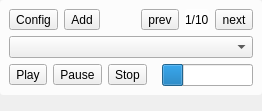
<?xml version="1.0" encoding="UTF-8"?>
<ui version="4.0">
 <class>PlayerWidget</class>
 <widget class="QWidget" name="PlayerWidget">
  <property name="geometry">
   <rect>
    <x>0</x>
    <y>0</y>
    <width>262</width>
    <height>111</height>
   </rect>
  </property>
  <property name="windowTitle">
   <string>Form</string>
  </property>
  <layout class="QVBoxLayout" name="verticalLayout">
   <property name="spacing">
    <number>0</number>
   </property>
   <property name="leftMargin">
    <number>0</number>
   </property>
   <property name="topMargin">
    <number>0</number>
   </property>
   <property name="rightMargin">
    <number>0</number>
   </property>
   <property name="bottomMargin">
    <number>0</number>
   </property>
   <item>
    <widget class="QFrame" name="frame">
     <property name="styleSheet">
      <string notr="true">QFrame{ background: rgba(255,255,255,200); border-radius: 3px; }
QToolButton::menu-indicator{ image: none; }</string>
     </property>
     <property name="frameShape">
      <enum>QFrame::StyledPanel</enum>
     </property>
     <property name="frameShadow">
      <enum>QFrame::Raised</enum>
     </property>
     <layout class="QVBoxLayout" name="verticalLayout_2">
      <item>
       <layout class="QHBoxLayout" name="horizontalLayout_2">
        <item>
         <widget class="QToolButton" name="tool_config">
          <property name="text">
           <string notr="true">Config</string>
          </property>
          <property name="popupMode">
           <enum>QToolButton::InstantPopup</enum>
          </property>
         </widget>
        </item>
        <item>
         <widget class="QToolButton" name="tool_add">
          <property name="text">
           <string notr="true">Add</string>
          </property>
          <property name="popupMode">
           <enum>QToolButton::InstantPopup</enum>
          </property>
         </widget>
        </item>
        <item>
         <spacer name="horizontalSpacer">
          <property name="orientation">
           <enum>Qt::Horizontal</enum>
          </property>
          <property name="sizeHint" stdset="0">
           <size>
            <width>40</width>
            <height>20</height>
           </size>
          </property>
         </spacer>
        </item>
        <item>
         <widget class="QToolButton" name="tool_prev">
          <property name="text">
           <string notr="true">prev</string>
          </property>
         </widget>
        </item>
        <item>
         <widget class="QLabel" name="label_num">
          <property name="text">
           <string notr="true">1/10</string>
          </property>
         </widget>
        </item>
        <item>
         <widget class="QToolButton" name="tool_next">
          <property name="text">
           <string notr="true">next</string>
          </property>
         </widget>
        </item>
       </layout>
      </item>
      <item>
       <widget class="QComboBox" name="combo_playlist"/>
      </item>
      <item>
       <layout class="QHBoxLayout" name="horizontalLayout">
        <item>
         <widget class="QToolButton" name="tool_play">
          <property name="text">
           <string notr="true">Play</string>
          </property>
         </widget>
        </item>
        <item>
         <widget class="QToolButton" name="tool_pause">
          <property name="text">
           <string notr="true">Pause</string>
          </property>
         </widget>
        </item>
        <item>
         <widget class="QToolButton" name="tool_stop">
          <property name="text">
           <string notr="true">Stop</string>
          </property>
         </widget>
        </item>
        <item>
         <spacer name="horizontalSpacer_2">
          <property name="orientation">
           <enum>Qt::Horizontal</enum>
          </property>
          <property name="sizeHint" stdset="0">
           <size>
            <width>40</width>
            <height>20</height>
           </size>
          </property>
         </spacer>
        </item>
        <item>
         <widget class="QProgressBar" name="progressBar">
          <property name="value">
           <number>24</number>
          </property>
          <property name="textVisible">
           <bool>false</bool>
          </property>
         </widget>
        </item>
       </layout>
      </item>
     </layout>
    </widget>
   </item>
   <item>
    <spacer name="verticalSpacer">
     <property name="orientation">
      <enum>Qt::Vertical</enum>
     </property>
     <property name="sizeHint" stdset="0">
      <size>
       <width>20</width>
       <height>0</height>
      </size>
     </property>
    </spacer>
   </item>
  </layout>
 </widget>
 <resources/>
 <connections/>
</ui>
